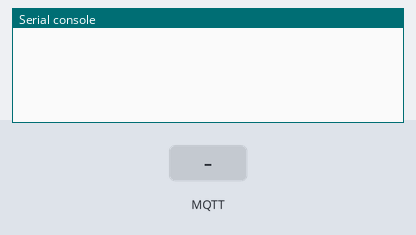
This program was run on a simulated ESP32 board running MicroPython. On the bench: the last lines printed to the serial console. Inputs (shaded band) come from the test bench. No MQTT or app messages arrive unless stated.

Above: at 1.3 s.
1.4 s: MQTT message "1" arrives on the first subscribed topic
At 1.9 s:
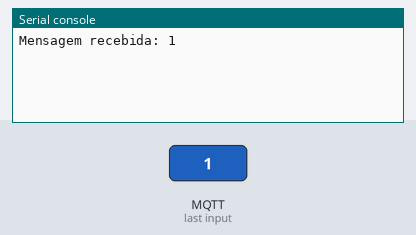
2.9 s: MQTT message "on" arrives on the first subscribed topic
At 4.1 s:
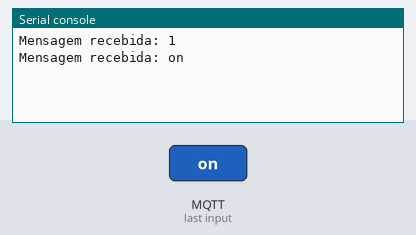
4.4 s: MQTT message "off" arrives on the first subscribed topic
At 5.4 s:
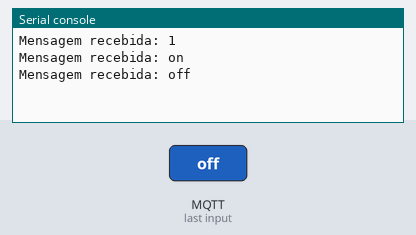

Measured:
- after the input at 1.4 s, the serial console: prints a new line at once (image 1)
- after the input at 2.9 s, the serial console: prints a new line at once (image 2)
- after the input at 4.4 s, the serial console: prints a new line at once (image 3)

The program:

exercicio_6.py
```python
"""
Exercício 6: Subscriber no ESP32.

Esse script irá receber mensagens de um tópico do broker.
Use o broker "broker.hivemq.com" para testar a comunicação,
ou um broker local.
"""
from umqtt.simple import MQTTClient


SERVER = "broker.hivemq.com"
PORT = 1883
TOPIC = b""  # crie um nome único para não conflitar com outros usuários


def callback_message(topic: bytes, data: bytes):
    """
    Função que será chamada sempre que uma mensagem for recebida.
    """
    message = data.decode("utf-8")
    print(f"Mensagem recebida: {message}")


client = MQTTClient("subscriber", SERVER, port=PORT, keepalive=10)
client.set_callback(callback_message)
client.connect()

while True:
    try:
        client.subscribe(TOPIC)
        client.wait_msg()  # função bloqueante
    except:
        print("Falha ao receber mensagem")
        client.disconnect()
        client.connect()
```
